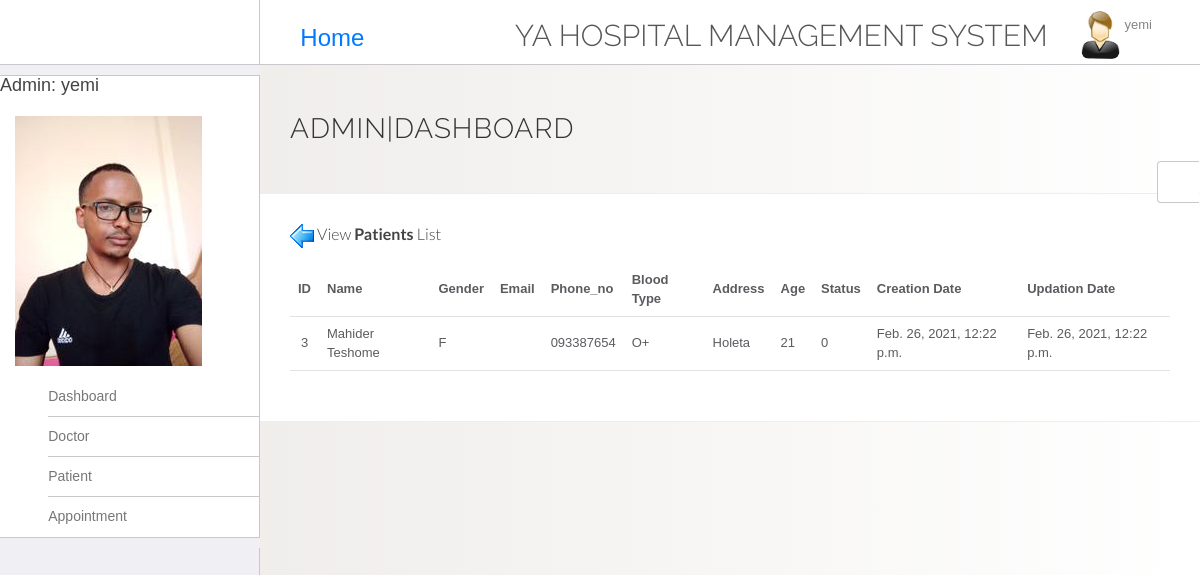
The page /users/patients_list/ (signed in) on the database its author committed.
### users/models.py (models this page shows, shortened)
class Admin(models.Model):
    admin = models.OneToOneField(User, default="", on_delete=models.CASCADE)
    Male = 'M'
    Female = 'F'
    Gender = [
        (Male, 'M'),
        (Female, 'F'),
    ]
    gender = models.CharField(max_length=1, choices=Gender, default="",)
    address = models.CharField(max_length=100, blank=True, null=True)
    phone_no = models.CharField(max_length=20, blank=True, null=True)
    mobile_no = models.CharField(max_length=20, blank=True, null=True)
    updation_date = models.DateTimeField(default=timezone.now)
    image = models.ImageField(default='default.jpg', upload_to='profile_pics', blank=True, null=True)
    class Meta:
        verbose_name_plural = 'Admin'

class Patient(models.Model):
    patient = models.OneToOneField(User, default="", on_delete=models.CASCADE)
    a = 'A'
    aa = 'A+'
    b = 'B'
    bb = 'B+'
    ab = 'AB'
    oo = 'O+'
    o ='O-'
    blood_choice = (
        (a , 'A'),
        (aa , 'A+'),
        (b , 'B'),
        (bb , 'B+'),
        (ab , 'AB'),
        (oo , 'O+'),
        (o , 'O-'),
    )
    blood_type = models.CharField(choices=blood_choice, max_length=10, blank=True, null=True)
    address = models.CharField(max_length=100, blank=True, null=True)
    mobile_no = models.CharField(max_length=20, blank=True, null=True)
    age = models.PositiveSmallIntegerField()
    Male = 'M'
    Female = 'F'
    Gender = [
        (Male, 'M'),
        (Female, 'F'),
    ]
    gender = models.CharField(max_length=1, choices=Gender, default="",)
    Active = 1
    InActive = 0
    status_choice = (
        (Active, 1),
        (InActive, 0),
    )
    status = models.IntegerField(choices=status_choice)
    image = models.ImageField(default='default.jpg', upload_to='profile_pics', blank=True, null=True)
    creation_date = models.DateTimeField(default=timezone.now)
    updation_date = models.DateTimeField(default=timezone.now)
    class Meta:
        verbose_name_plural = 'Patients'

### users/views.py (the view)
# urls.py: path('patients_list/',PatientsListView.as_view(), name='patients_list'),
class PatientsListView(LoginRequiredMixin, ListView):
    model = Patient
    template_name = 'patients_list.html'
    context_object_name = 'patients'

### templates/patients_list.html
{% extends 'main.html' %}
{% load static %}
{% block content %}
  <div class="container-fluid container-fullw bg-white">
    <div class="row">
      <div class="col-md-12">
        <h5 class="over-title margin-bottom-15"> <a href="{% url 'main-home' %}"><img src="{% static 'images/back.ICO' %}" alt=""> </a>View <span class="text-bold">Patients</span> List</h5>
      <table class="table table-hover" id="sample-table-1">
          <thead>
            <tr>
              <th class="center">ID</th>
              <th>Name</th>
              <th>Gender</th>
              <th>Email</th>
              <th>Phone_no</th>
              <th>Blood Type</th>
              <th>Address</th>
              <th>Age</th>
              <th>Status</th>
              <th>Creation Date </th>
              <th>Updation Date </th>
            </tr>
          </thead>
        {% for patient in patients %}
          <tbody>
            <tr>
              <td class="center">{{patient.id}}</td>
              <td class="hidden-xs">{{patient.patient.first_name}} {{patient.patient.last_name}}</td>
              <td>{{patient.gender}}</td>
              <td>{{patient.email}}</td>
              <td>{{patient.mobile_no}}</td>
              <td>{{patient.blood_type}}</td>
              <td>{{patient.address}}</td>
              <td>{{patient.age}}</td>
              <td>{{patient.status}}</td>
              <td>{{patient.creation_date}}</td>
              <td>{{patient.updation_date}}</td>
            </tr>
           </tbody>
         {% endfor %}
         </table>
        </div>
      </div>
    </div>
{% endblock content %}

### templates/main.html (shortened to what this page needs)
{% load static %}
<!DOCTYPE html>
<html lang="en">
	<head>
    <link rel="stylesheet" href="{% static 'css/themes/theme-1.css' %}" id="skin_color" />
		<link rel="stylesheet" href="{% static 'vendor/bootstrap/css/bootstrap.min.css' %}">
		<link rel="stylesheet" href="{% static 'vendor/fontawesome/css/font-awesome.min.css' %}">
		<link rel="stylesheet" href="{% static 'vendor/themify-icons/themify-icons.min.css' %}">
		<link href="{% static 'vendor/animate.css/animate.min.css' %}" rel="stylesheet" media="screen">
		<link href="{% static 'vendor/perfect-scrollbar/perfect-scrollbar.min.css' %}" rel="stylesheet" media="screen">
		<link href="{% static 'vendor/switchery/switchery.min.css' %}" rel="stylesheet" media="screen">
		<link href="{% static 'vendor/bootstrap-touchspin/jquery.bootstrap-touchspin.min.css' %}" rel="stylesheet" media="screen">
		<link href="{% static 'vendor/select2/select2.min.css' %}" rel="stylesheet" media="screen">
		<link href="{% static 'vendor/bootstrap-datepicker/bootstrap-datepicker3.standalone.min.css' %}" rel="stylesheet" media="screen">
		<link href="{% static 'vendor/bootstrap-timepicker/bootstrap-timepicker.min.css' %}" rel="stylesheet" media="screen">
		<link rel="stylesheet" type="text/css" href="{% static 'main/css/bootstrap.min.css' %}">
		<link rel="stylesheet" href="{% static 'css/styles.css' %}">
		<link rel="stylesheet" href="{% static 'css/plugins.css' %}">
		<link rel="stylesheet" type="text/css" href="{% static 'main.css' %}">
	</head>
	<body>
		<div id="app">
      <div class="sidebar app-aside" id="sidebar">
      				<div class="sidebar-container perfect-scrollbar">
      						<ul class="nav navbar-left">
      								<li  style="padding-top:5% ">
                        {% if user.admin %}
                          <h4>Admin: {{user.username}}</h4>
                          {% elif user.doctor %}
                            <h4>Doctor: {{user.username}}</h4>
                        {% elif user.patient %}
								          <h4>Patient: {{user.username}}</h4>
                        {% else %}
                          <h4>User: {{user.username}}</h4>
                        {% endif %}
      							</li>
    							<li>
                    {% if user.admin %}
      								<a href class="dropdown-toggle" data-toggle="dropdown">
      									<img src="{{ user.admin.image.url }}" alt="profile" > <span class="username"></i></span></a>
                    {% elif user.doctor %}
                      <a href class="dropdown-toggle" data-toggle="dropdown">
                      <img src="{{ user.doctor.image.url }}" alt="profile" > <span class="username"></i></span></a>
                    {% elif user.patient %}
                        <a href class="dropdown-toggle" data-toggle="dropdown">
                        <img src="{{ user.patient.image.url }}" alt="profile" > <span class="username"></i></span></a>
                    {% else %}
                        <a href class="dropdown-toggle" data-toggle="dropdown">
                          <img src="{% static 'images/avatar.png' %}" alt="profile" > <span class="username"></i></span></a>
                    {% endif %}
                  </li>
                    </ul>
            <nav>
  						<ul class="main-navigation-menu">
                {% if user.admin %}
                <li>
                  <a href="{% url 'main-home' %}">
                    <div class="item-content">
                      <div class="item-media">
                        <i class="ti-home"></i>
                      </div>
                      <div class="item-inner">
                        <span class="title"> Dashboard </span>
                      </div></div></a></li>
                <li>
                  <a href="{% url 'doctor' %}">
                    <div class="item-content">
                      <div class="item-media">
                        <i class="ti-pencil-alt"></i>
                      </div>
                      <div class="item-inner">
                        <span class="title"> Doctor </span>
                      </div>
                    </div>
                  </a>
                </li>
                <li>
                  <a href="{% url 'patient' %}">
                    <div class="item-content">
                      <div class="item-media">
                        <i class="ti-pencil-alt"></i>
                      </div>
                      <div class="item-inner">
                        <span class="title"> Patient </span>
                      </div>
                    </div>
                  </a>
                </li>
                <li>
                  <a href="{% url 'appointment' %}">
                    <div class="item-content">
                      <div class="item-media">
                        <i class="ti-pencil-alt"></i>
                      </div>
                      <div class="item-inner">
                        <span class="title"> Appointment </span>
                      </div>
                    </div>
                  </a>
                </li>
                {% endif %}
  						</ul>
  					</nav>
      					</div>
      			</div>
			<div class="app-content">
        <header class="navbar navbar-default navbar-static-top ">
        					<div class="navbar-header ">
        						<a href="#" class="sidebar-toggler pull-right visible-md visible-lg" data-toggle-class="app-sidebar-closed" data-toggle-target="#app">
        							<i class="ti-align-justify"></i>
        						</a>
        					</div>
        					<div class="navbar-collapse collapse">
                    <ul class="nav navbar-nav">
                      <h3 style="margin-top:25px;"><a class="nav-item nav-link text-black" href="{% url 'main-home' %}"><i class="fa fa-home" aria-hidden="true"></i> Home</a></h3>
                   </ul>
        						<ul class="nav navbar-right">
        								<li  style="padding-top:2% ">
                          <a href="{% url 'main-home' %}">
        								<h2>YA Hospital Management System</h2></a>
        							</li>
        							<li class="dropdown current-user">
        								<a href class="dropdown-toggle" data-toggle="dropdown">
        									<img src="{% static 'images/images.jpg' %}"> <span class="username">
                            {{ user.username }}
                         <i class="ti-angle-down"></i></i></span>
        								</a>
        							</li>
        						</ul>
        					</div>
        				</header>
				<div class="main-content" >
					<div class="wrap-content container" id="container">
						<section id="page-title">
							<div class="row">
								<div class="col-sm-8">
									<h1 class="mainTitle">
                    {% if user.admin %}
                      Admin|Dashboard
                    {% elif user.doctor %}
                      Doctor|Dashboard
                    {% elif user.patient %}
                      Patient|Dashboard
                    {% else %}
                      User|Dashboard
                    {% endif %}</h1>
										</div>
							</div>
						</section>
            {% block content %}
            {% endblock content %}
					</div>
				</div>
			</div>
      <div class="settings panel panel-default hidden-xs hidden-sm" id="settings">
      				<button ct-toggle="toggle" data-toggle-class="active" data-toggle-target="#settings" class="btn btn-default">
      					<i class="fa fa-spin fa-gear"></i>
      				</button>
      				</div>
      			</div>
	</body>
</html>

### static/css/themes/theme-1.css (style rules this page uses)
body { background: #FAFAFA; }
header .navbar-header { background: #ffffff !important; border-right-color: #c8c7cc !important; border-bottom-color: #c8c7cc !important; }
header .navbar-header .sidebar-toggler, header .navbar-header .sidebar-mobile-toggler { color: #007aff !important; }
header .navbar-collapse { background: #ffffff !important; border-bottom-color: #c8c7cc !important; box-shadow: none !important; }
header .navbar-collapse .navbar-right > li > a { color: #777; }
header .navbar-collapse .navbar-right > li > a i { color: #007aff !important; }
#sidebar { background: #EFEFF4 !important; }
#sidebar:before { border-right-width: "1px" !important; border-right-style: solid; border-right-color: #c8c7cc !important; }
#sidebar nav { border-right-width: "1px" !important; border-right-style: solid; border-right-color: #c8c7cc !important; }
#sidebar nav > ul { background: #ffffff !important; border-bottom-color: #c8c7cc !important; border-top-color: #c8c7cc !important; }
#sidebar nav > ul > li > a .item-media > i { color: #007aff !important; }
#sidebar nav > ul > li > a .item-inner { color: #777 !important; border-bottom-color: #c8c7cc; }

### static/css/plugins.css (style rules this page uses)
.perfect-scrollbar { overflow-y: hidden !important; }

### static/main.css (style rules this page uses)
body { background: #fafafa; color: #333333; margin-top: 5rem; }
h1, h2, h3, h4, h5, h6 { color: #444444; }
ul { margin: 0; }
body { margin: 0; background-image: linear-gradient(to right, #ECE9E6 , #FFFFFF); }

### rows shown on the page
Patient: id "3", patient.first_name "Mahider", patient.last_name "Teshome", gender "F", mobile_no "093387654", blood_type "O+", address "Holeta", age "21", status "0", creation_date "Feb. 26, 2021, 12:22 p.m.", updation_date "Feb. 26, 2021, 12:22 p.m."

### other values the page prints
{{ user.username }} "yemi"
